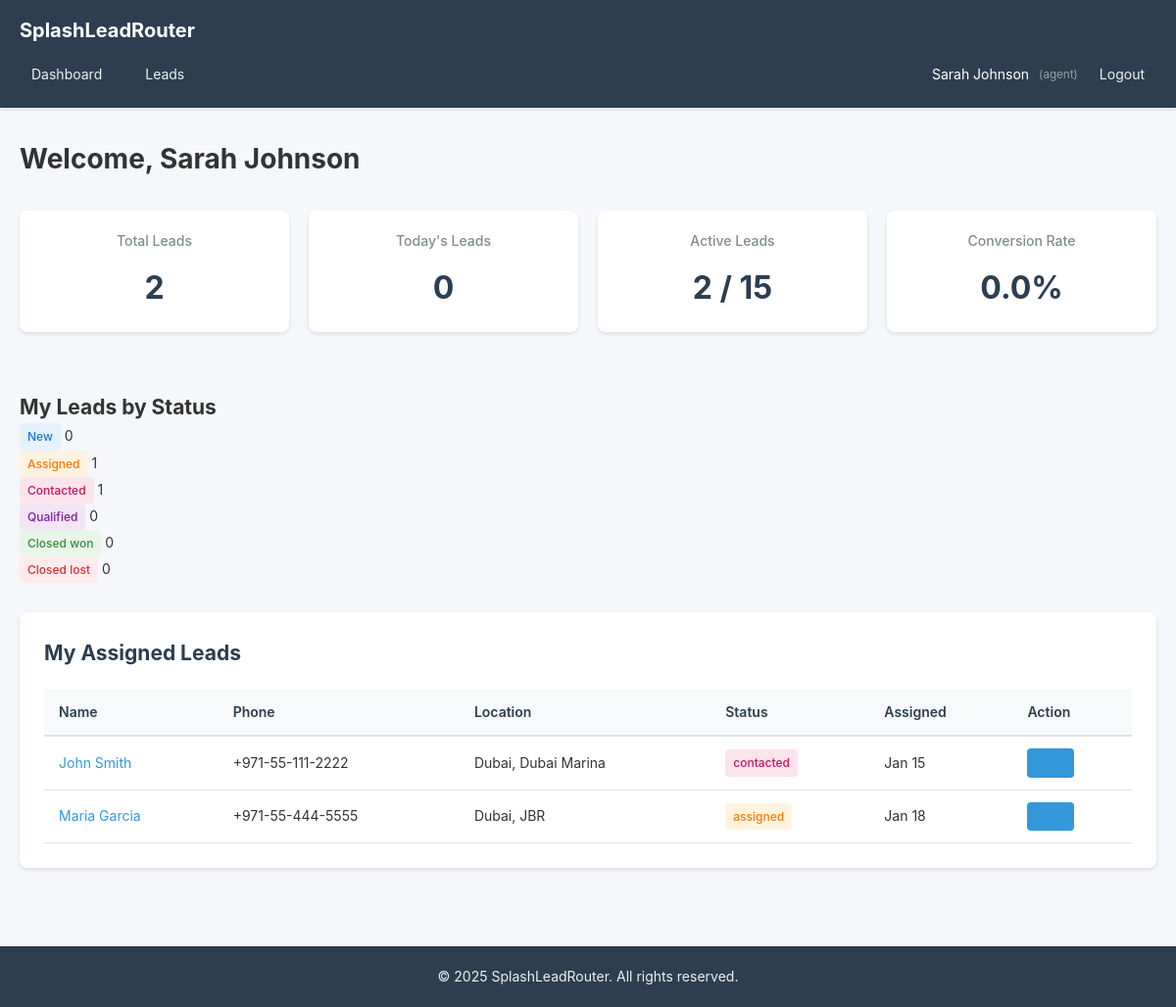
/dashboard (signed in), run on the app's committed database.
### tables this page shows
CREATE TABLE `users` (
  `id` INT UNSIGNED NOT NULL AUTO_INCREMENT,
  `tenant_id` INT UNSIGNED DEFAULT NULL COMMENT 'NULL for platform_admin',
  `name` VARCHAR(255) NOT NULL,
  `email` VARCHAR(255) NOT NULL,
  `password` VARCHAR(255) NOT NULL,
  `phone` VARCHAR(50) DEFAULT NULL,
  `role` ENUM('platform_admin', 'tenant_admin', 'agent', 'viewer') NOT NULL,
  `agent_level` ENUM('junior', 'senior') DEFAULT NULL COMMENT 'For agents only',
  `max_active_leads` INT DEFAULT 10 COMMENT 'Max open leads for agents',
  `is_active` TINYINT(1) DEFAULT 1,
  `created_at` TIMESTAMP DEFAULT CURRENT_TIMESTAMP,
  `updated_at` TIMESTAMP DEFAULT CURRENT_TIMESTAMP ON UPDATE CURRENT_TIMESTAMP,
  PRIMARY KEY (`id`),
  UNIQUE KEY `unique_email` (`email`),
  INDEX `idx_tenant_id` (`tenant_id`),
  INDEX `idx_role` (`role`),
  INDEX `idx_is_active` (`is_active`),
  FOREIGN KEY (`tenant_id`) REFERENCES `tenants`(`id`) ON DELETE CASCADE
);

CREATE TABLE `leads` (
  `id` INT UNSIGNED NOT NULL AUTO_INCREMENT,
  `tenant_id` INT UNSIGNED NOT NULL,
  `name` VARCHAR(255) NOT NULL,
  `phone` VARCHAR(50) NOT NULL,
  `email` VARCHAR(255) DEFAULT NULL,
  `source` VARCHAR(100) DEFAULT NULL,
  `source_id` INT UNSIGNED DEFAULT NULL COMMENT 'FK to lead_sources',
  `campaign` VARCHAR(255) DEFAULT NULL,
  `property_type` VARCHAR(100) DEFAULT NULL,
  `budget_min` DECIMAL(12,2) DEFAULT NULL,
  `budget_max` DECIMAL(12,2) DEFAULT NULL,
  `preferred_city` VARCHAR(100) DEFAULT NULL,
  `preferred_area` VARCHAR(100) DEFAULT NULL,
  `preferred_location` TEXT DEFAULT NULL,
  `notes` TEXT DEFAULT NULL,
  `status` ENUM('new', 'assigned', 'contacted', 'qualified', 'unqualified', 'closed_won', 'closed_lost') DEFAULT 'new',
  `assigned_agent_id` INT UNSIGNED DEFAULT NULL,
  `assigned_at` TIMESTAMP NULL DEFAULT NULL,
  `assignment_rule_id` INT UNSIGNED DEFAULT NULL,
  `first_contacted_at` TIMESTAMP NULL DEFAULT NULL,
  `qualified_at` TIMESTAMP NULL DEFAULT NULL,
  `closed_at` TIMESTAMP NULL DEFAULT NULL,
  `created_at` TIMESTAMP DEFAULT CURRENT_TIMESTAMP,
  `updated_at` TIMESTAMP DEFAULT CURRENT_TIMESTAMP ON UPDATE CURRENT_TIMESTAMP,
  PRIMARY KEY (`id`),
  INDEX `idx_tenant_id` (`tenant_id`),
  INDEX `idx_status` (`status`),
  INDEX `idx_assigned_agent_id` (`assigned_agent_id`),
  INDEX `idx_source` (`source`),
  INDEX `idx_created_at` (`created_at`),
  INDEX `idx_preferred_city` (`preferred_city`),
  FOREIGN KEY (`tenant_id`) REFERENCES `tenants`(`id`) ON DELETE CASCADE,
  FOREIGN KEY (`assigned_agent_id`) REFERENCES `users`(`id`) ON DELETE SET NULL,
  FOREIGN KEY (`source_id`) REFERENCES `lead_sources`(`id`) ON DELETE SET NULL,
  FOREIGN KEY (`assignment_rule_id`) REFERENCES `routing_rules`(`id`) ON DELETE SET NULL
);

### public/index.php (called while the page is built, shortened)
<?php
require_once __DIR__ . '/../app/core/Database.php';
require_once __DIR__ . '/../app/core/Router.php';
require_once __DIR__ . '/../app/core/Controller.php';
require_once __DIR__ . '/../app/core/Model.php';
require_once __DIR__ . '/../app/core/View.php';
$router = new Router();
$router->get('/', 'DashboardController', 'index', 'home');
$router->get('/login', 'AuthController', 'showLogin', 'login.show');
$router->post('/login', 'AuthController', 'login', 'login.post');
$router->get('/logout', 'AuthController', 'logout', 'logout');
$router->get('/register', 'AuthController', 'showRegister', 'register.show');
$router->post('/register', 'AuthController', 'register', 'register.post');
$router->get('/dashboard', 'DashboardController', 'index', 'dashboard');
$router->get('/leads', 'LeadController', 'index', 'leads.index');
$router->get('/leads/create', 'LeadController', 'create', 'leads.create');
$router->post('/leads', 'LeadController', 'store', 'leads.store');
$router->get('/leads/:id', 'LeadController', 'show', 'leads.show');
$router->get('/leads/:id/edit', 'LeadController', 'edit', 'leads.edit');
$router->post('/leads/:id/update', 'LeadController', 'update', 'leads.update');
$router->post('/leads/:id/status', 'LeadController', 'updateStatus', 'leads.status');
$router->post('/leads/:id/notes', 'LeadController', 'addNote', 'leads.notes');
$router->post('/leads/:id/reassign', 'LeadController', 'reassign', 'leads.reassign');
$router->get('/agents', 'AgentController', 'index', 'agents.index');
$router->get('/agents/create', 'AgentController', 'create', 'agents.create');
$router->post('/agents', 'AgentController', 'store', 'agents.store');
$router->get('/agents/:id', 'AgentController', 'show', 'agents.show');
$router->get('/agents/:id/edit', 'AgentController', 'edit', 'agents.edit');
$router->post('/agents/:id/update', 'AgentController', 'update', 'agents.update');
$router->post('/agents/:id/delete', 'AgentController', 'delete', 'agents.delete');
$router->get('/zones', 'ZoneController', 'index', 'zones.index');
$router->get('/zones/create', 'ZoneController', 'create', 'zones.create');
$router->post('/zones', 'ZoneController', 'store', 'zones.store');
$router->get('/zones/:id', 'ZoneController', 'show', 'zones.show');
$router->get('/zones/:id/edit', 'ZoneController', 'edit', 'zones.edit');
$router->post('/zones/:id/update', 'ZoneController', 'update', 'zones.update');
$router->post('/zones/:id/assign-agent', 'ZoneController', 'assignAgent', 'zones.assign');
$router->post('/zones/:id/remove-agent/:agentId', 'ZoneController', 'removeAgent', 'zones.remove');
$router->post('/zones/:id/delete', 'ZoneController', 'delete', 'zones.delete');
$router->get('/routing-rules', 'RoutingRuleController', 'index', 'routing.index');
$router->get('/routing-rules/create', 'RoutingRuleController', 'create', 'routing.create');
$router->post('/routing-rules', 'RoutingRuleController', 'store', 'routing.store');
$router->get('/routing-rules/:id', 'RoutingRuleController', 'show', 'routing.show');
$router->get('/routing-rules/:id/edit', 'RoutingRuleController', 'edit', 'routing.edit');
$router->post('/routing-rules/:id/update', 'RoutingRuleController', 'update', 'routing.update');
$router->post('/routing-rules/:id/toggle', 'RoutingRuleController', 'toggleStatus', 'routing.toggle');
$router->post('/routing-rules/:id/delete', 'RoutingRuleController', 'delete', 'routing.delete');
$router->get('/api/docs', 'ApiController', 'docs', 'api.docs');
$router->post('/api/leads', 'ApiController', 'createLead', 'api.leads.create');
$router->post('/api/leads/:id', 'ApiController', 'updateLead', 'api.leads.update');
$router->get('/api/leads/:id', 'ApiController', 'getLead', 'api.leads.get');
$router->dispatch();

### app/core/View.php (called while the page is built, shortened)
<?php
class View {
    public static function escape($string) {
        return htmlspecialchars($string, ENT_QUOTES, 'UTF-8');
    }
    public static function formatDate($date, $format = 'Y-m-d H:i:s') {
        $timestamp = strtotime($date);
        return date($format, $timestamp);
    }
}

### app/core/Database.php (called while the page is built, shortened)
<?php
class Database {
    private static $instance = null;
    private $connection;
    private function __construct() {
        $config = require_once __DIR__ . '/../../config/database.php';
        $dsn = "mysql:host={$config['host']};dbname={$config['database']};charset={$config['charset']}";
        $options = [
            PDO::ATTR_ERRMODE => PDO::ERRMODE_EXCEPTION,
            PDO::ATTR_DEFAULT_FETCH_MODE => PDO::FETCH_ASSOC,
            PDO::ATTR_EMULATE_PREPARES => false,
        ];
        try {
            $this->connection = new PDO($dsn, $config['username'], $config['password'], $options);
        } catch (PDOException $e) {
            die('Database connection failed: ' . $e->getMessage());
        }
    }
    public static function getInstance() {
        if (self::$instance === null) {
            self::$instance = new self();
        }
        return self::$instance;
    }
    public function query($sql, $params = []) {
        $stmt = $this->connection->prepare($sql);
        $stmt->execute($params);
        return $stmt;
    }
}

### config/database.php (called while the page is built)
<?php
return [
    'host' => getenv('DB_HOST') ?: 'localhost',
    'database' => getenv('DB_NAME') ?: 'splashleadrouter',
    'username' => getenv('DB_USER') ?: 'root',
    'password' => getenv('DB_PASS') ?: '',
    'charset' => 'utf8mb4',
];

### app/core/Model.php (called while the page is built, shortened)
<?php
class Model {
    protected $db;
    public function __construct() {
        $this->db = Database::getInstance();
    }
    protected function query($sql, $params = []) {
        return $this->db->query($sql, $params);
    }
}

### app/models/User.php (called while the page is built, shortened)
<?php
require_once __DIR__ . '/../core/Model.php';
class User extends Model {
    protected $table = 'users';
    public function getAgentWithMetrics($agentId) {
        $sql = "SELECT u.*,
                COUNT(DISTINCT l.id) as total_leads,
                COUNT(DISTINCT CASE WHEN l.status = 'closed_won' THEN l.id END) as closed_won_count,
                COUNT(DISTINCT CASE WHEN l.status IN ('new', 'assigned', 'contacted', 'qualified') THEN l.id END) as active_leads_count,
                ROUND(COUNT(DISTINCT CASE WHEN l.status = 'closed_won' THEN l.id END) * 100.0 / NULLIF(COUNT(DISTINCT l.id), 0), 2) as conversion_rate
                FROM {$this->table} u
                LEFT JOIN leads l ON u.id = l.assigned_agent_id
                WHERE u.id = ?
                GROUP BY u.id";
        $stmt = $this->query($sql, [$agentId]);
        $result = $stmt->fetch();
        return $result ?: null;
    }
}

### app/models/Lead.php (called while the page is built, shortened)
<?php
require_once __DIR__ . '/../core/Model.php';
class Lead extends Model {
    protected $table = 'leads';
    public function getLeadsByAgent($agentId, $filters = [], $limit = 20, $offset = 0) {
        $sql = "SELECT l.*, ls.name as source_name
                FROM {$this->table} l
                LEFT JOIN lead_sources ls ON l.source_id = ls.id
                WHERE l.assigned_agent_id = ?";
        $params = [$agentId];
        $sql .= " ORDER BY l.created_at DESC LIMIT ? OFFSET ?";
        $params[] = $limit;
        $params[] = $offset;
        $stmt = $this->query($sql, $params);
        return $stmt->fetchAll();
    }
}

### app/views/dashboard/agent.php (the view, shortened to what this page needs)
<?php
require_once __DIR__ . '/../layouts/header.php';
?>
<div class="dashboard">
    <h1>Welcome, <?php echo View::escape($agent['name']); ?></h1>
    <div class="stats-grid">
        <div class="stat-card">
            <h3>Total Leads</h3>
            <p class="stat-number"><?php echo $agent['total_leads']; ?></p>
        </div>
        <div class="stat-card">
            <h3>Today's Leads</h3>
            <p class="stat-number"><?php echo $today_count; ?></p>
        </div>
        <div class="stat-card">
            <h3>Active Leads</h3>
            <p class="stat-number"><?php echo $agent['active_leads_count']; ?> / <?php echo $agent['max_active_leads']; ?></p>
        </div>
        <div class="stat-card">
            <h3>Conversion Rate</h3>
            <p class="stat-number"><?php echo number_format($agent['conversion_rate'], 1); ?>%</p>
        </div>
    </div>
    <div class="status-breakdown">
        <h2>My Leads by Status</h2>
        <div class="status-grid">
            <?php foreach ($status_counts as $status => $count): ?>
            <div class="status-item">
                <span class="badge badge-<?php echo $status; ?>"><?php echo ucfirst(str_replace('_', ' ', $status)); ?></span>
                <span class="count"><?php echo $count; ?></span>
            </div>
            <?php endforeach; ?>
        </div>
    </div>
    <div class="my-leads">
        <h2>My Assigned Leads</h2>
        <table class="data-table">
            <thead>
                <tr>
                    <th>Name</th>
                    <th>Phone</th>
                    <th>Location</th>
                    <th>Status</th>
                    <th>Assigned</th>
                    <th>Action</th>
                </tr>
            </thead>
            <tbody>
                <?php foreach ($my_leads as $lead): ?>
                <tr>
                    <td><a href="/leads/<?php echo $lead['id']; ?>"><?php echo View::escape($lead['name']); ?></a></td>
                    <td><?php echo View::escape($lead['phone']); ?></td>
                    <td><?php echo View::escape($lead['preferred_city'] . ', ' . $lead['preferred_area']); ?></td>
                    <td><span class="badge badge-<?php echo $lead['status']; ?>"><?php echo View::escape($lead['status']); ?></span></td>
                    <td><?php echo View::formatDate($lead['assigned_at'], 'M d'); ?></td>
                    <td><a href="/leads/<?php echo $lead['id']; ?>" class="btn btn-sm">View</a></td>
                </tr>
                <?php endforeach; ?>
            </tbody>
        </table>
    </div>
</div>
<?php require_once __DIR__ . '/../layouts/footer.php'; ?>

### app/core/Router.php (shortened to what this page needs)
<?php
class Router {
    private $routes = [];
    private function addRoute($method, $path, $controller, $action, $name = null) {
        $pattern = $this->convertPathToRegex($path);
        $this->routes[] = [
            'method' => $method,
            'path' => $path,
            'pattern' => $pattern,
            'controller' => $controller,
            'action' => $action
        ];
    }
    private function convertPathToRegex($path) {
        $pattern = preg_replace('/\/:([a-zA-Z0-9_]+)/', '/(?P<$1>[a-zA-Z0-9_-]+)', $path);
        return '#^' . $pattern . '$#';
    }
    public function dispatch() {
        $requestMethod = $_SERVER['REQUEST_METHOD'];
        $requestUri = $_SERVER['REQUEST_URI'];
        $requestUri = strtok($requestUri, '?');
        $requestUri = rtrim($requestUri, '/');
        foreach ($this->routes as $route) {
            if ($route['method'] === $requestMethod && preg_match($route['pattern'], $requestUri, $matches)) {
                $params = array_filter($matches, 'is_string', ARRAY_FILTER_USE_KEY);
                $controller = new $controllerName();
                $action = $route['action'];
                call_user_func_array([$controller, $action], $params);
                return;
            }
        }
    }
}

### app/views/layouts/header.php (shortened to what this page needs)
<!DOCTYPE html>
<html lang="en">
<head>
    <link rel="stylesheet" href="/assets/css/style.css">
</head>
<body>
    <?php if (isset($_SESSION['user_id'])): ?>
    <nav class="navbar">
        <div class="container">
            <div class="navbar-brand">
                <a href="/dashboard">SplashLeadRouter</a>
            </div>
            <div class="navbar-menu">
                <a href="/dashboard">Dashboard</a>
                <a href="/leads">Leads</a>
                <div class="navbar-user">
                    <span><?php echo View::escape($_SESSION['user_name']); ?></span>
                    <small>(<?php echo View::escape($_SESSION['user_role']); ?>)</small>
                    <a href="/logout">Logout</a>
                </div>
            </div>
        </div>
    </nav>
    <?php endif; ?>
    <main class="main-content">
        <div class="container">

### app/views/layouts/footer.php (shortened to what this page needs)
        </div>
    </main>
    <footer class="footer">
        <div class="container">
            <p>&copy; <?php echo date('Y'); ?> SplashLeadRouter. All rights reserved.</p>
        </div>
    </footer>
</body>
</html>

### data on the page
users: name "Sarah Johnson", total_leads "2", active_leads_count "2", max_active_leads "15", conversion_rate "0.0", status "New", count "0", status "Assigned", count "1", status "Contacted", status "Qualified", status "Closed won", status "Closed lost"
leads: name "John Smith", phone "+971-55-111-2222", preferred_city+preferred_area "Dubai, Dubai Marina", status "contacted", assigned_at "Jan 15"
leads: name "Maria Garcia", phone "+971-55-444-5555", preferred_city+preferred_area "Dubai, JBR", status "assigned", assigned_at "Jan 18"
